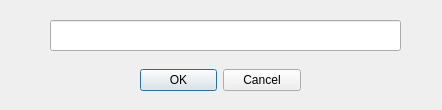
<?xml version="1.0" encoding="UTF-8"?>
<ui version="4.0">
 <class>widget</class>
 <widget class="QWidget" name="widget">
  <property name="geometry">
   <rect>
    <x>0</x>
    <y>0</y>
    <width>442</width>
    <height>110</height>
   </rect>
  </property>
  <property name="windowTitle">
   <string>Form</string>
  </property>
  <widget class="QLineEdit" name="dir_name">
   <property name="geometry">
    <rect>
     <x>50</x>
     <y>20</y>
     <width>351</width>
     <height>31</height>
    </rect>
   </property>
  </widget>
  <widget class="QDialogButtonBox" name="buttonBox">
   <property name="geometry">
    <rect>
     <x>140</x>
     <y>60</y>
     <width>161</width>
     <height>41</height>
    </rect>
   </property>
   <property name="standardButtons">
    <set>QDialogButtonBox::Cancel|QDialogButtonBox::Ok</set>
   </property>
  </widget>
 </widget>
 <resources/>
 <connections/>
</ui>
